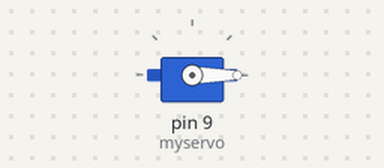
A sketch run on a simulated Arduino Uno, built with avr-gcc and run on an emulated ATmega328P. On the bench: servo.

Above: at 0.05 s.
At 1.5 s:
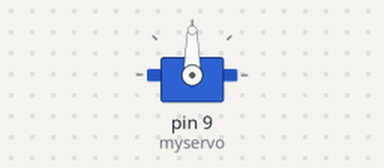
At 3.0 s:
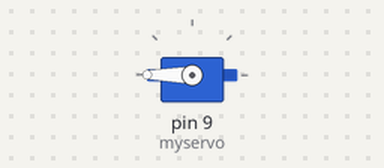
Timing chart, 0 to 6.9 s (numbered marks = the images above):
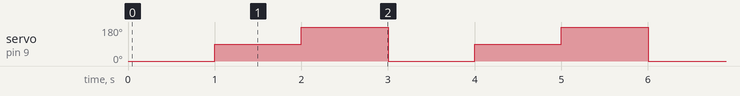

The sketch:

servo.ino
```cpp
#include <Servo.h>
Servo myservo;

int potpin = 0;
int val;

void setup() {
  myservo.attach(9);
  Serial.begin(9600);
}

void loop() {
//  val = analogRead(potpin);
//
//  val = map(val, 0, 1023, 0, 179);
//  Serial.println(val);
//  myservo.write(val);
//  delay(15);

    myservo.write(0);
    delay(1000);

    myservo.write(90);
    delay(1000);

    myservo.write(180);
    delay(1000);
}
```

Measured:
- by itself, servo on pin 9 (myservo): repeats every 3.0 s: 180° 1.0 s, 0° 1.0 s, 90° 1.0 s
